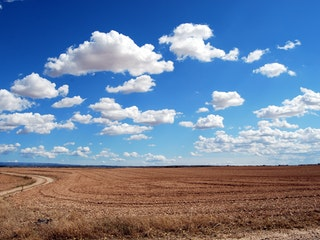
#> input picture images/clouds.jpg, 320 x 240 px
$ jupyter execute ex-29-p-01.ipynb   (shell and % lines are left out)
#> lines starting #> are read from the running program, lines starting #| are printed output that depends on the picture
This Jupyter python notebook attempts to assess the logical reasoning and programming skills of prospective candidates applying for a senior software development role at *TenXer technologies*.

Duration: 40 minutes

Instructions:
- *Attempt* all the programming problems in this notebook
- Each problem carries *equal weightage*
- Emphasis is given to writing clear **Docstrings & modular code (with comments, wherever required)**
- It is encouraged that you *commit* your code locally after completing each problem and finally *push* your branch into the shared [GitHub repo](git@github.com:dhimahi-tech/py-exercises.git) before the end of your interview schedule
---

#### Prerequisites

1. Clone the [GitHub repository](git@github.com:dhimahi-tech/py-exercises.git) into your local machine and create a branch in the format **tenxer-[your-first-name]**, example: tenxer-rohit
2. Launch Visual Studio Code, [click [Visual Studio](https://code.visualstudio.com/download) link to install, (if required)].
3. Open the workspace containing this file and work on the following problems

##### Problem 1:

Given a name - first, middle and last as input, write a function called `count_alphabets_in_my_name` that returns a dictionary mapping a letter to count of occurences in my full name. First name is **mandatory**, middle and last names are optional.

For example,

| input | count_alphabets_in_my_name returns |
| --- | --- |
| "fnu","mnu","lnu" | {'f': 1, 'n': 3, 'u': 3, 'm': 1, 'l': 1} |
| "" | {} |
| "01233" | {'0': 1, '1': 1, '2': 1, '3': 2} |

[cell 1]
# Write your code in this cell for Problem #1

[cell 2]
# Verify that your function works for inputs in table printed in Problem #1.

>
### Please commit your changes locally before attempting the next problem.

Write a clear & concise commit message

---

##### Problem 2:

Convert the following diagram into it's equivalent class code (ignore the fields and methods). Create a constructor and instantiate any objects as necessary. Feel free to use a language of your choice for representing this diagram.

[cell 3]
# Write your code for Problem #2

>
### Please commit your changes locally before attempting the next problem.

Write a clear & concise commit message

---

##### Problem 3:

The left side of the picture below is a 5 x 5 cube with grey coloured faces. In a monochromatic 8-bit image, the values between 0 and 255 are shades of grey color with varying intensities. Using numpy, write a program called `change_edge_color` that accepts a (n x n) matrix and changes the outer edge colors from grey to white as shown in the right side of the picture (Refer Fig. 2).

Example:

1. Input <br>
    [128 128 128 128 128] <br>
    [128 128 128 128 128] <br>
    [128 128 128 128 128] <br>
    [128 128 128 128 128] <br>
    [128 128 128 128 128] <br><br>

2. Output <br>
    [255 255 255 255 255] <br>
    [255 128 128 128 255] <br>
    [255 128 128 128 255] <br>
    [255 128 128 128 255] <br>
    [255 255 255 255 255] <br><br>

[cell 4]
# Write your solution to Problem 3

>
### Please commit your changes locally before attempting the next problem.

Write a clear & concise commit message

---

##### Problem 4:

There is a logical bug in the below problem. The enhanced sky color has contrasting colors (grey, green, red etc) in comparison to the original image color. Can you help analyze this defect and fix it.

> Original Image Credit: https://www.pexels.com/photo/brown-field-and-blue-sky-46160/

[cell 5]
# Important: Run this cell before moving to execute the next cell.
import cv2
import numpy as np
import matplotlib.pyplot as plt

cloud_image = '../images/clouds.jpg'

[cell 6]
# Find the defect, analyze and fix this code in the following cell.
# Pre-condition: Run the above cell prior to this as it has imports to OpenCV & other libraries

img = cv2.imread(cloud_image, cv2.IMREAD_COLOR)
#> img is the input picture: shape (240, 320, 3); mean B, G, R 159.4, 131.6, 113.4

# Array with a 35% scale factor of the original image.
scaled_array = np.ones(img.shape) * 1.35

# Perform matrix multiplication with scaled image and fetch a unsigned 8bit array.
img_enh = np.uint8(cv2.multiply(np.float64(img), scaled_array))
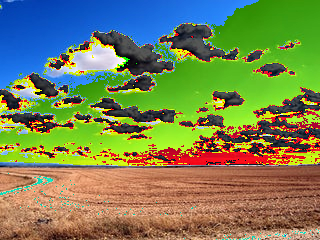
#> img_enh: shape (240, 320, 3); mean B, G, R 85.1, 130.5, 120.3

# Display the images.
plt.figure(figsize=(10, 5))
plt.subplot(121); plt.imshow(img[:, :, ::-1]);     plt.title('Original Imag')
plt.subplot(122); plt.imshow(img_enh[:, :, ::-1]); plt.title('With 35% enh')
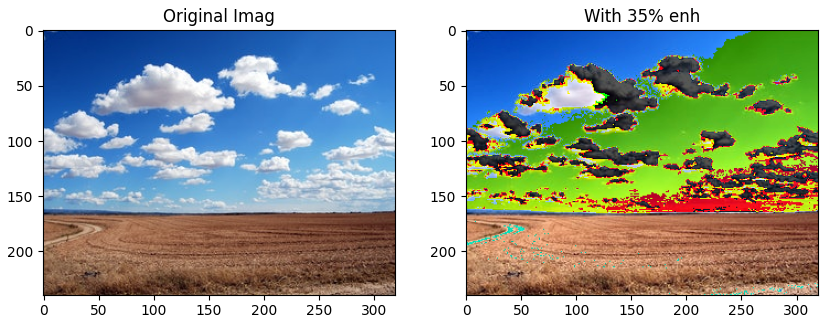
#> figure drawn by matplotlib, 2 panels
